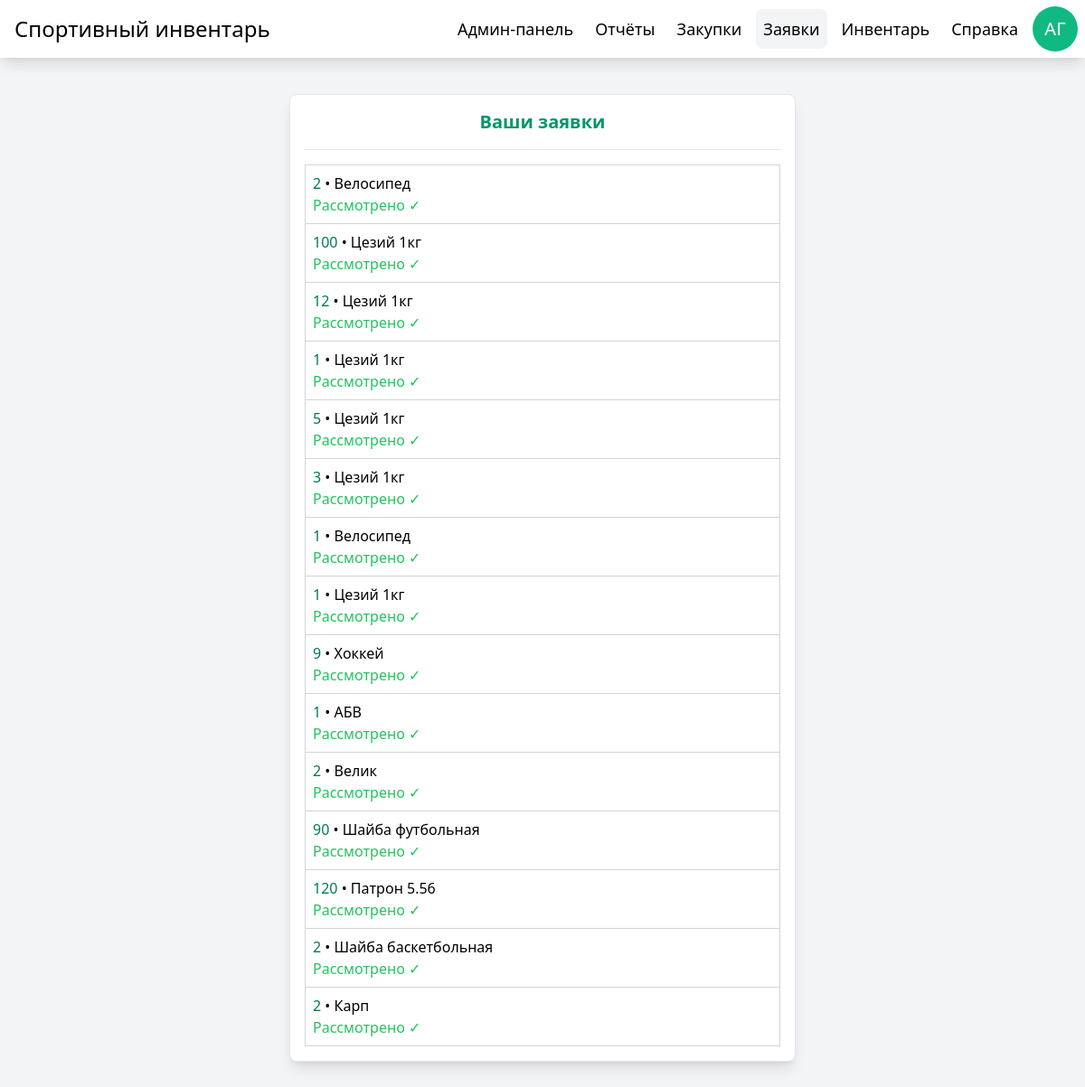
The app's page /applications/ (signed in), older data.
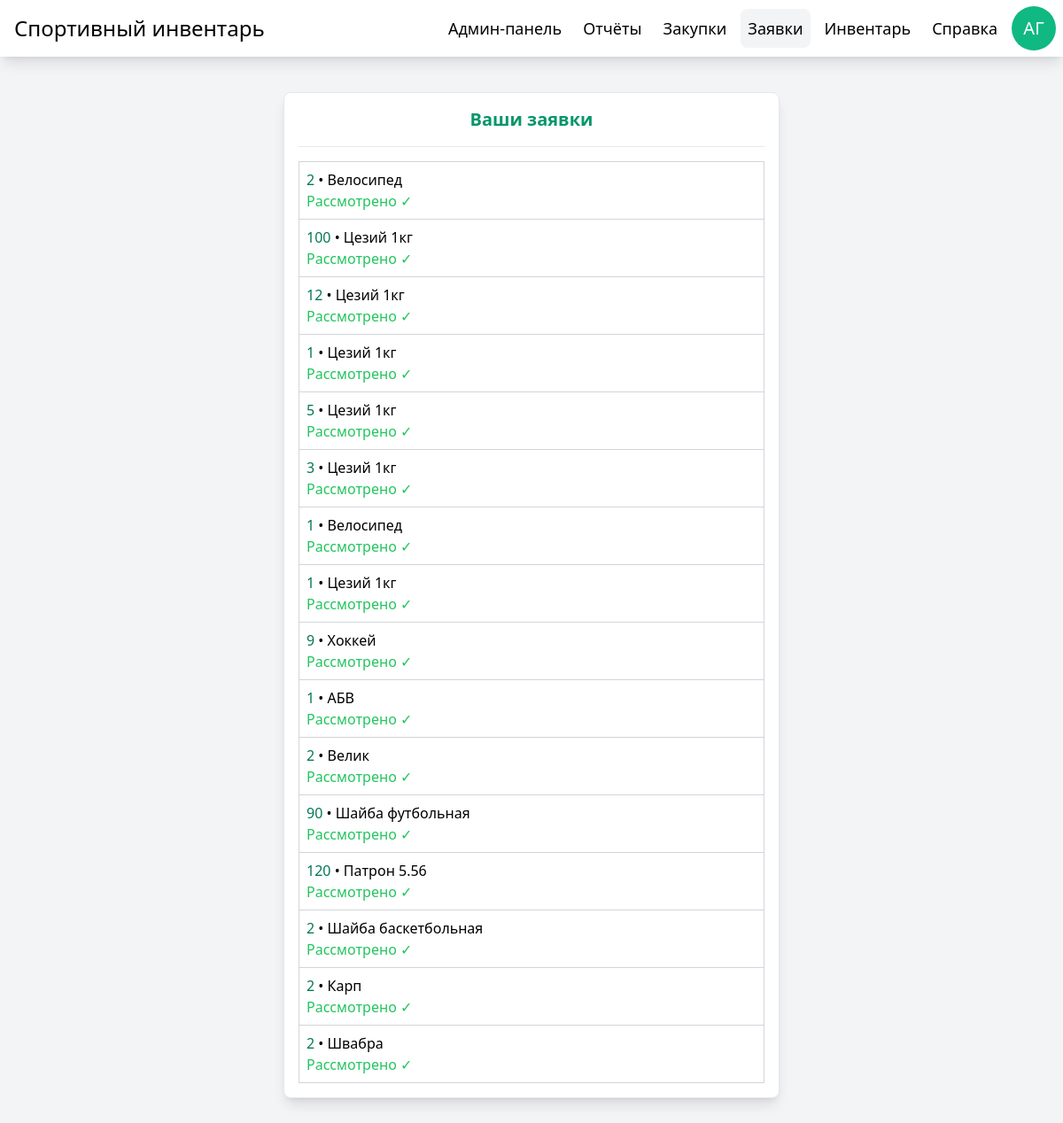
The same page, newer data.
### manager/models.py (models this page shows)
class Application(models.Model):
    ident = models.AutoField(primary_key=True)
    ACTIONS = [
        ('drop', 'Списать оборудование'),
        ('request', 'Запросить оборудование')
    ]
    STATE_CHOICES = [
        ('active', 'Используется'),
        ('inactive', 'В запасе'),
        ('broken', 'Сломан'),
    ]
    STATUS =[
        ('seen', 'Рассмотрено'),
        ('unseen', 'Не рассмотрено')
    ]
    owner = models.ForeignKey(User, on_delete=models.CASCADE, related_name='applications')  # Автор заявки
    name = models.CharField(max_length=256)
    quantity = models.PositiveIntegerField(default=1)
    state = models.CharField(max_length=8, choices=STATE_CHOICES, default='inactive')
    status = models.CharField(max_length=8, choices=STATUS, default='unseen')
    '''if action == "request":
            ...
    На запрос выделяем quantity вещей. Если у storage нет такого количества, то закупаем через Purchase'''
    action = models.CharField(max_length=32, choices=ACTIONS, default='drop', null=True, blank=True)

### manager/views.py (the view)
# urls.py: path('applications/', views.applications, name="applications")
@login_required
@verified_check
def applications(request):
    applications = Application.objects.filter(owner=request.user)
    return render(request, 'applications.html', {'applications': applications})

### manager/views.py (called while the page is built)
def verified_check(view_func):
    @wraps(view_func)
    def wrapper(request, *args, **kwargs):
        if request.user.verified:
            return view_func(request, *args, **kwargs)
        return redirect('not_verified')  # Правильный редирект по URL name или путь
    return wrapper

### theme/templates/applications.html (shortened to what this page needs)
{% extends "base.html" %}
{% block content %}
<div class="w-1/2 p-4 grid gap-4 bg-white border rounded-lg shadow-lg">
    <h2 class="text-xl font-semibold text-center text-primary-600">Ваши заявки</h2>
    <hr>
    <table class="w-full border border-gray-300 border-collapse">
        <tbody>
            {% for application in applications %}
            <tr class="border-b border-gray-300 hover:bg-primary-50 transition">
                <td class="p-2">
                    <p class="text-black break-all">
                        <span class="text-primary-700 font-medium">{{ application.quantity }}</span>
                        •
                        {{ application.name }}
                    </p>
                    <p>
                        {% if application.status == 'seen' %}
                        <span class="text-green-500">Рассмотрено ✓</span>
                        {% elif application.status == 'unseen' %}
                        <span class="text-red-500">Не рассмотрено ✕</span>
                        {% endif %}
                    </p>
                </td>
            </tr>
            {% endfor %}
        </tbody>
    </table>
</div>
{% endblock %}

Row changes from the older to the newer data that the page shows:
added Application: quantity "2", name "Швабра", status "Рассмотрено ✓"
